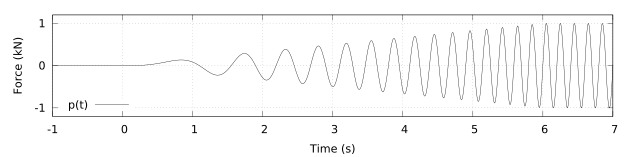

Reproduce this figure in gnuplot.
reset
set term pdfcairo enhanced mono  solid size 16cm,04cm font "TeXGyreSchola,6"

# plot the forcing function for problem #2 in 1st homework 2010-11

set dummy t           ; set key bottom left
set samples 2000      ; set grid
set xrange [-1:7]     ; set yrange [-1.2:1.2]
set xlabel "Time (s)" ; set ylabel "Force (kN)"
set xtics 1           ; set ytics 1

set out 'p_of_t.pdf'
plot t<0?0:t<6?t/6*sin(pi*5.*t*t/6.):sin(pi*10.*t) t "p(t)"
set out ''
